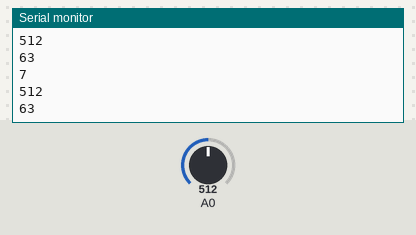
Simulated run of this sketch. Board: Arduino Uno, built with avr-gcc and run on an emulated ATmega328P. Shown: the last lines printed to the serial monitor. Inputs (shaded band) come from the test bench; at power-on: A0 = 512.

Above: at 1.2 s.
1.3 s: A0 set to 716
At 1.9 s:
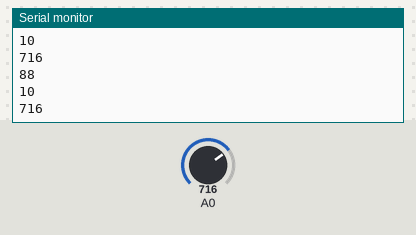
2.8 s: A0 set to 900
At 3.6 s:
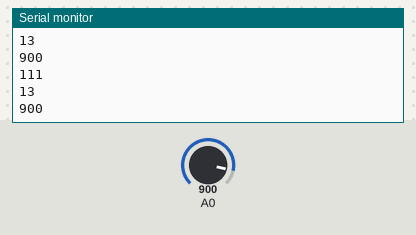
Timing chart, 0 to 5.8 s (numbered marks = the images above; inputs shaded):
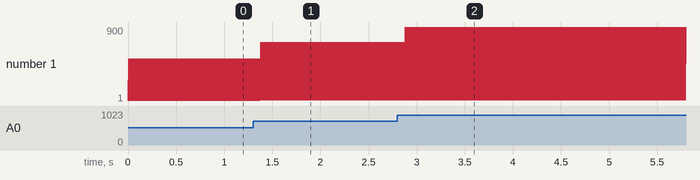

The sketch:

ADC_MSP430.ino
```cpp
void setup() {
  // put your setup code here, to run once:
  Serial.begin(9600);
}

void loop() {
  // put your main code here, to run repeatedly:
  int potValue;
  potValue = analogRead(A0);
  int value1 = map(potValue, 0, 1023, 0, 127);
  int value2 = map(potValue, 0, 1023, 0, 15);
  int value3 = map(potValue, 0, 1023, 0, 1023);

  Serial.println(value1);
  Serial.println(value2);
  Serial.println(value3);
}
```

Measured:
- after the input at 1.3 s, the serial monitor: prints a new line after 0.07 s (image 1)
- after the input at 2.8 s, the serial monitor: prints a new line after 0.07 s (image 2)
- plotted number 1: 63 → 10 after the input at 1.3 s, 10 → 1 after the input at 2.8 s
